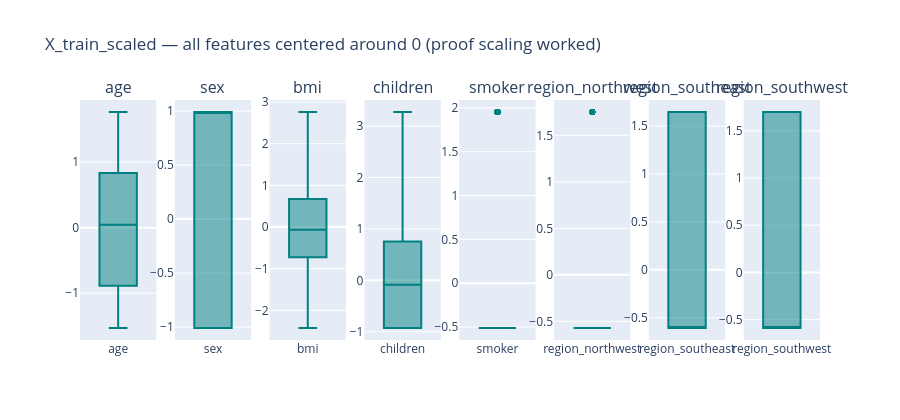

The cell this chart's notebook holds for it:
### Markdown cell above
##  Verification Visualization

### Code cell
# Visual proof that scaling worked and data is clean
df_scaled_check = pd.DataFrame(X_train_scaled, columns=feature_names)

fig = make_subplots(rows=1, cols=len(feature_names),
                    subplot_titles=feature_names)

for i, col in enumerate(feature_names, 1):
    fig.add_trace(
        go.Box(y=df_scaled_check[col], name=col,
               showlegend=False, marker_color='teal'),
        row=1, col=i
    )

fig.update_layout(
    title='X_train_scaled — all features centered around 0 (proof scaling worked)',
    height=420
)
fig.show()
print('All features are now on the same scale — ready for gradient descent.')

### Figure 1 — Plotly figure (JSON) as saved in the notebook; plotly's stock layout.template omitted (floating-point values rounded to 4 significant figures; data arrays with more than 128 entries replaced by an {"elided": "..."} marker saying what was removed)
{"data": [{"marker": {"color": "teal"}, "name": "age", "showlegend": false, "type": "box", "xaxis": "x", "y": {"elided": "1069 float values"}, "yaxis": "y"}, {"marker": {"color": "teal"}, "name": "sex", "showlegend": false, "type": "box", "xaxis": "x2", "y": {"elided": "1069 float values"}, "yaxis": "y2"}, {"marker": {"color": "teal"}, "name": "bmi", "showlegend": false, "type": "box", "xaxis": "x3", "y": {"elided": "1069 float values"}, "yaxis": "y3"}, {"marker": {"color": "teal"}, "name": "children", "showlegend": false, "type": "box", "xaxis": "x4", "y": {"elided": "1069 float values"}, "yaxis": "y4"}, {"marker": {"color": "teal"}, "name": "smoker", "showlegend": false, "type": "box", "xaxis": "x5", "y": {"elided": "1069 float values"}, "yaxis": "y5"}, {"marker": {"color": "teal"}, "name": "region_northwest", "showlegend": false, "type": "box", "xaxis": "x6", "y": {"elided": "1069 float values"}, "yaxis": "y6"}, {"marker": {"color": "teal"}, "name": "region_southeast", "showlegend": false, "type": "box", "xaxis": "x7", "y": {"elided": "1069 float values"}, "yaxis": "y7"}, {"marker": {"color": "teal"}, "name": "region_southwest", "showlegend": false, "type": "box", "xaxis": "x8", "y": {"elided": "1069 float values"}, "yaxis": "y8"}], "layout": {"annotations": [{"font": {"size": 16}, "showarrow": false, "text": "age", "x": 0.05156, "xanchor": "center", "xref": "paper", "y": 1, "yanchor": "bottom", "yref": "paper"}, {"font": {"size": 16}, "showarrow": false, "text": "sex", "x": 0.1797, "xanchor": "center", "xref": "paper", "y": 1, "yanchor": "bottom", "yref": "paper"}, {"font": {"size": 16}, "showarrow": false, "text": "bmi", "x": 0.3078, "xanchor": "center", "xref": "paper", "y": 1, "yanchor": "bottom", "yref": "paper"}, {"font": {"size": 16}, "showarrow": false, "text": "children", "x": 0.4359, "xanchor": "center", "xref": "paper", "y": 1, "yanchor": "bottom", "yref": "paper"}, {"font": {"size": 16}, "showarrow": false, "text": "smoker", "x": 0.5641, "xanchor": "center", "xref": "paper", "y": 1, "yanchor": "bottom", "yref": "paper"}, {"font": {"size": 16}, "showarrow": false, "text": "region_northwest", "x": 0.6922, "xanchor": "center", "xref": "paper", "y": 1, "yanchor": "bottom", "yref": "paper"}, {"font": {"size": 16}, "showarrow": false, "text": "region_southeast", "x": 0.8203, "xanchor": "center", "xref": "paper", "y": 1, "yanchor": "bottom", "yref": "paper"}, {"font": {"size": 16}, "showarrow": false, "text": "region_southwest", "x": 0.9484, "xanchor": "center", "xref": "paper", "y": 1, "yanchor": "bottom", "yref": "paper"}], "height": 420, "title": {"text": "X_train_scaled — all features centered around 0 (proof scaling worked)"}, "xaxis": {"anchor": "y", "domain": [0, 0.1031]}, "xaxis2": {"anchor": "y2", "domain": [0.1281, 0.2312]}, "xaxis3": {"anchor": "y3", "domain": [0.2562, 0.3594]}, "xaxis4": {"anchor": "y4", "domain": [0.3844, 0.4875]}, "xaxis5": {"anchor": "y5", "domain": [0.5125, 0.6156]}, "xaxis6": {"anchor": "y6", "domain": [0.6406, 0.7438]}, "xaxis7": {"anchor": "y7", "domain": [0.7687, 0.8719]}, "xaxis8": {"anchor": "y8", "domain": [0.8969, 1]}, "yaxis": {"anchor": "x", "domain": [0, 1]}, "yaxis2": {"anchor": "x2", "domain": [0, 1]}, "yaxis3": {"anchor": "x3", "domain": [0, 1]}, "yaxis4": {"anchor": "x4", "domain": [0, 1]}, "yaxis5": {"anchor": "x5", "domain": [0, 1]}, "yaxis6": {"anchor": "x6", "domain": [0, 1]}, "yaxis7": {"anchor": "x7", "domain": [0, 1]}, "yaxis8": {"anchor": "x8", "domain": [0, 1]}}}
